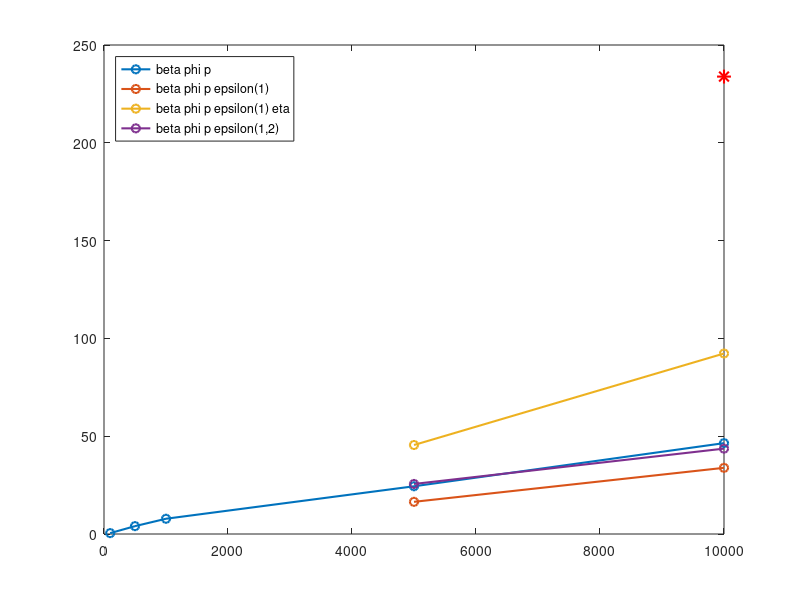

Write the MATLAB code that produced this figure. (Note: this script raises an error after producing the figure.)
% runtime examples for main.m on the cluster
% no difference in runtime for different ppn and pmem for non-parallelized code
% seems robust to changes in seed

steps = [1e2 5e2 1e3 5e3 1e4];

% model: LyticExposedMultiNoinfec_CarryDecay, NE=5
% latent period multiplier: x5
runtime = [27/60 4+1/60 7+48/60 24+24/60 46+27/60; % beta, log10(phi), p
    nan nan nan 16+27/60 33+50/60; % beta, log10(phi), p, epsilon(1)
    nan nan nan 45+30/60 1*60+32+17/60; % beta, log10(phi), p, epsilon(1), eta
    nan nan nan 25+35/60 43+39/60; % beta, log10(phi), p, epsilon(1,2)
];

legendstr = {'beta phi p','beta phi p epsilon(1)','beta phi p epsilon(1) eta','beta phi p epsilon(1,2)'};
titlestr = 'model: SEIVW with NE=5';

% model: LyticExposedMulti_CarryDecay, NE=5
% latent period multiplier: x5
runtime2 = [nan nan nan nan 3*60+53+51/60; % beta, log10(phi)
]; 

plot(steps,runtime,'o-','LineWidth',1.5);
hold on;
plot(steps,runtime2,'r*','MarkerSize',10,'LineWidth',1.5);
hold off;
lgd = legend(legendstr,'Location','NorthWest');
lgd.Title.String = 'parameters included';
title(titlestr);
xlabel('steps');
ylabel('runtime (minutes)');
set(gca,'FontSize',14);
grid on;


print('results/examples/runtime','-dpng');